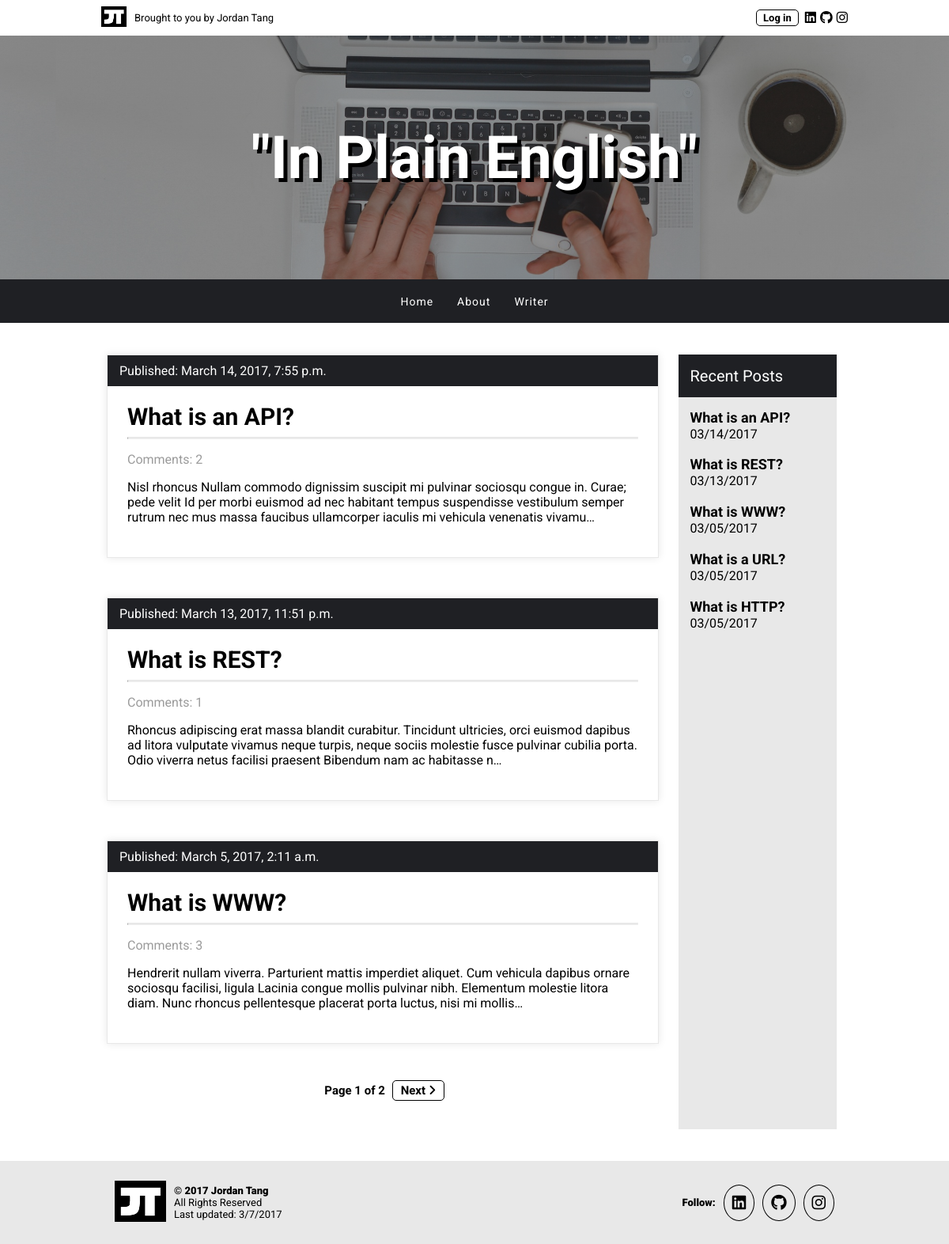
Before: / with the older database file.
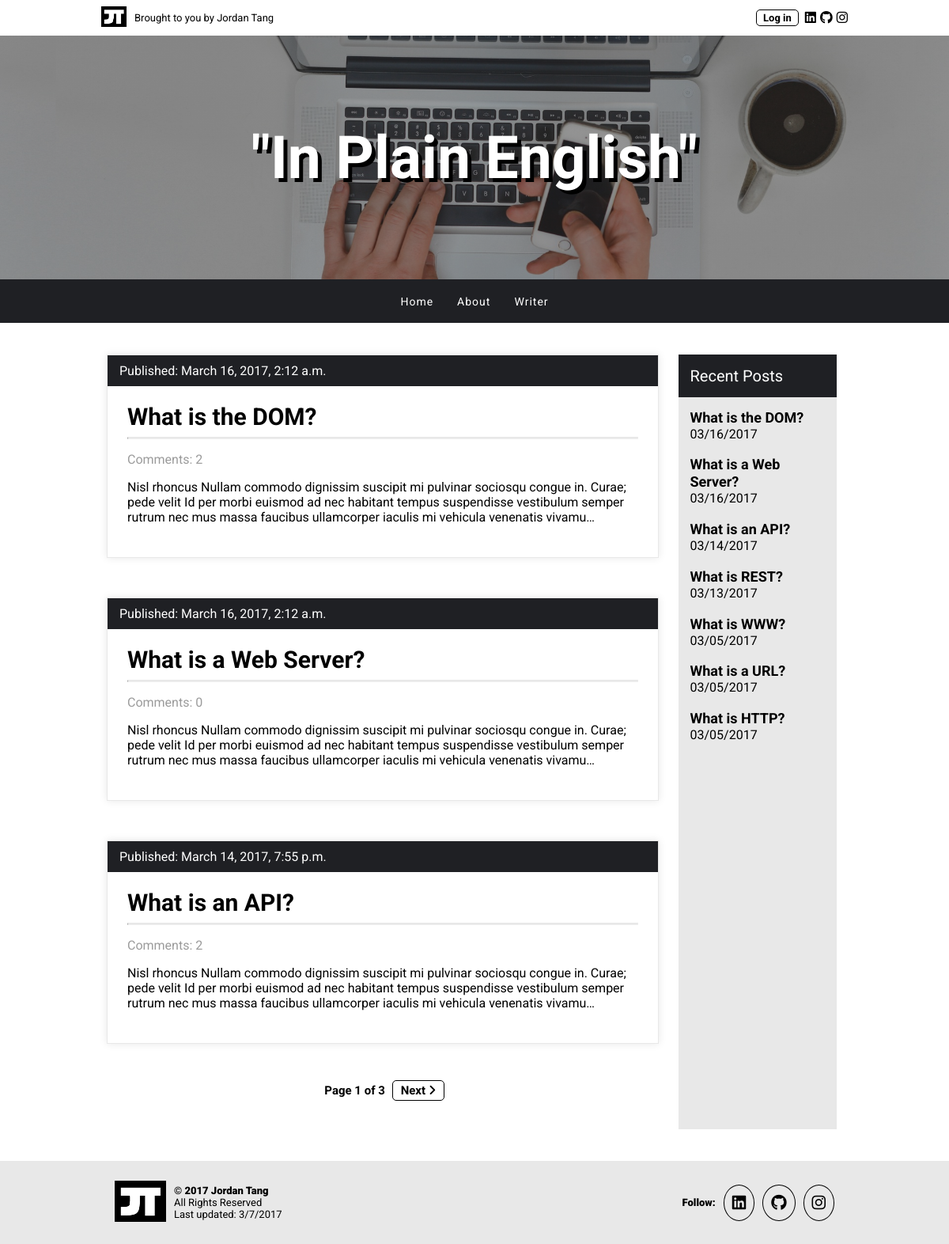
After: the same page with the newer database file.
### app/models.py (models this page shows, shortened)
class Post(models.Model):
    author = models.ForeignKey('auth.User')
    title = models.CharField(max_length=200)
    text = models.TextField()
    created_date = models.DateTimeField(
        default=timezone.now)
    published_date = models.DateTimeField(
        blank=True, null=True)
    def approved_comments(self):
        return self.comments.filter(approved_comment=True)

### app/views.py (the view)
# urls.py: url(r'^$', views.post_list, name='post_list'),
def post_list(request):
    published_posts = Post.objects.filter(published_date__lte=timezone.now()).order_by('-published_date')
    paginator = Paginator(published_posts, 3)
    page = request.GET.get('page')
    try:
        posts = paginator.page(page)
    except PageNotAnInteger:
        posts = paginator.page(1)
    except EmptyPage:
        posts = paginator.page(paginator.num_pages)
    return render(request, 'app/post_list.html', {'posts': posts, 'published_posts': published_posts})

### app/templates/app/post_list.html (shortened to what this page needs)
{% extends 'app/base.html' %}
{% block content %}
    <div class="container">
        <div class="row home">
            <div class="col-9 posts">
                {% for post in posts %}
                    <div class="card">
                        <div class="bar">
                            Published: {{ post.published_date }}
                        </div>
                        <h2><a href="{% url 'post_detail' pk=post.pk %}">{{ post.title }}</a></h2>
                        <hr>
                        <p class="subtext">Comments: {{ post.approved_comments.count }}</p>
                        <p>{{ post.text|linebreaksbr|truncatechars:250 }}</p>
                    </div>
                {% endfor %}
                <ul class="paginator">
                    <li class="page-of page-item">
                        Page {{ posts.number }} of {{ posts.paginator.num_pages }}
                    </li>
                    {% if posts.has_next %}
                    <li class="page-item">
                        <a class="page-link" href="?page={{ posts.next_page_number }}">Next&nbsp;<i class="fa fa-angle-right" aria-hidden="true"></i></a>
                    </li>
                    {% endif %}
                </ul>
            </div>
            <div class="recent-nav">
                <div class="bar">
                    <h6>Recent Posts</h6>
                </div>
                {% for post in published_posts %}
                    <h3><a href="{% url 'post_detail' pk=post.pk %}">{{ post.title }}</a></h3>
                    <span>{{ post.published_date|date:'m/d/Y' }}</span>
                {% endfor %}
            </div>
        </div>
    </div>
{% endblock %}

Changed rows visible on the page:
no longer on one of the page's lists (row unchanged): Post: published_date "March 13, 2017, 11:51 p.m.", title "What is REST?", approved_comments.count "1", text "Rhoncus adipiscing erat massa blandit curabitur. Tincidunt ultricies, orci euismod dapibus ad litora vulputate vivamus neque turpis, neque sociis molestie fusce pulvinar cubilia porta. Odio viverra netus facilisi praesent Bibendum nam ac habitasse n…"
no longer on one of the page's lists (row unchanged): Post: published_date "March 5, 2017, 2:11 a.m.", title "What is WWW?", approved_comments.count "3", text "Hendrerit nullam viverra. Parturient mattis imperdiet aliquet. Cum vehicula dapibus ornare sociosqu facilisi, ligula Lacinia congue mollis pulvinar nibh. Elementum molestie litora diam. Nunc rhoncus pellentesque placerat porta luctus, nisi mi mollis…"
added Post: published_date "March 16, 2017, 2:12 a.m.", title "What is the DOM?", approved_comments.count "2", text "Nisl rhoncus Nullam commodo dignissim suscipit mi pulvinar sociosqu congue in. Curae; pede velit Id per morbi euismod ad nec habitant tempus suspendisse vestibulum semper rutrum nec mus massa faucibus ullamcorper iaculis mi vehicula venenatis vivamu…", published_date "03/16/2017"
added Post: published_date "March 16, 2017, 2:12 a.m.", title "What is a Web Server?", approved_comments.count "0", text "Nisl rhoncus Nullam commodo dignissim suscipit mi pulvinar sociosqu congue in. Curae; pede velit Id per morbi euismod ad nec habitant tempus suspendisse vestibulum semper rutrum nec mus massa faucibus ullamcorper iaculis mi vehicula venenatis vivamu…", published_date "03/16/2017"
Other visible differences:
{{ posts.paginator.num_pages }}: "2" → "3"
